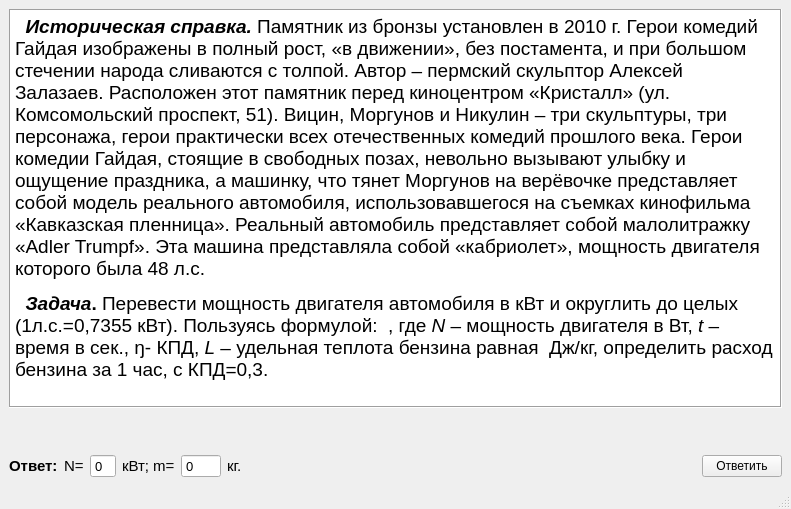
<?xml version="1.0" encoding="UTF-8"?>
<ui version="4.0">
 <class>MainWindow</class>
 <widget class="QMainWindow" name="MainWindow">
  <property name="geometry">
   <rect>
    <x>0</x>
    <y>0</y>
    <width>791</width>
    <height>509</height>
   </rect>
  </property>
  <property name="windowTitle">
   <string>Трус, Балбес и Бывалый</string>
  </property>
  <widget class="QWidget" name="centralwidget">
   <layout class="QVBoxLayout" name="verticalLayout">
    <item>
     <widget class="QTextBrowser" name="textBrowser">
      <property name="frameShape">
       <enum>QFrame::Box</enum>
      </property>
      <property name="html">
       <string>&lt;!DOCTYPE HTML PUBLIC &quot;-//W3C//DTD HTML 4.0//EN&quot; &quot;http://www.w3.org/TR/REC-html40/strict.dtd&quot;&gt;
&lt;html&gt;&lt;head&gt;&lt;meta name=&quot;qrichtext&quot; content=&quot;1&quot; /&gt;&lt;style type=&quot;text/css&quot;&gt;
p, li { white-space: pre-wrap; }
&lt;/style&gt;&lt;/head&gt;&lt;body style=&quot; font-family:'MS Shell Dlg 2'; font-size:8.25pt; font-weight:400; font-style:normal;&quot;&gt;
&lt;p style=&quot; margin-top:12px; margin-bottom:12px; margin-left:0px; margin-right:0px; -qt-block-indent:0; text-indent:0px;&quot;&gt;&lt;span style=&quot; font-family:'Times New Roman','serif'; font-size:14pt; font-weight:600; font-style:italic;&quot;&gt;  Историческая справка.&lt;/span&gt;&lt;span style=&quot; font-family:'Times New Roman','serif'; font-size:14pt;&quot;&gt; Памятник из бронзы установлен в 2010 г. Герои комедий Гайдая изображены в полный рост, «в движении», без постамента, и при большом стечении народа сливаются с толпой. Автор – пермский скульптор Алексей Залазаев. Расположен этот памятник перед киноцентром «Кристалл» (ул. Комсомольский проспект, 51). &lt;/span&gt;&lt;span style=&quot; font-family:'Times New Roman','serif'; font-size:14pt; color:#000000; background-color:#ffffff;&quot;&gt;Вицин, Моргунов и Никулин – три скульптуры, три персонажа, герои практически всех отечественных комедий прошлого века. Герои комедии Гайдая, стоящие в свободных позах, невольно вызывают улыбку и ощущение праздника, а машинку, что тянет Моргунов на верёвочке представляет собой модель реального автомобиля, использовавшегося на съемках кинофильма «Кавказская пленница». Реальный автомобиль представляет собой малолитражку «Adler Trumpf». Эта машина представляла собой «кабриолет», мощность двигателя которого была 48 л.с.&lt;/span&gt;&lt;span style=&quot; font-size:8pt;&quot;&gt; &lt;/span&gt;&lt;/p&gt;
&lt;p style=&quot; margin-top:12px; margin-bottom:12px; margin-left:0px; margin-right:0px; -qt-block-indent:0; text-indent:0px;&quot;&gt;&lt;span style=&quot; font-family:'Times New Roman','serif'; font-size:14pt; font-weight:600; font-style:italic;&quot;&gt;  Задача&lt;/span&gt;&lt;span style=&quot; font-family:'Times New Roman','serif'; font-size:14pt; font-weight:600;&quot;&gt;.&lt;/span&gt;&lt;span style=&quot; font-family:'Times New Roman','serif'; font-size:14pt;&quot;&gt; Перевести мощность двигателя автомобиля в кВт и округлить до целых (1л.с.=0,7355 кВт). Пользуясь формулой: &lt;/span&gt;&lt;a name=&quot;_x0000_t75&quot;&gt;&lt;/a&gt;&lt;span style=&quot; font-family:'Times New Roman','serif'; font-size:14pt;&quot;&gt; &lt;/span&gt;&lt;span style=&quot; font-family:'Times New Roman','serif'; font-size:14pt;&quot;&gt;, где &lt;/span&gt;&lt;span style=&quot; font-family:'Times New Roman','serif'; font-size:14pt; font-style:italic;&quot;&gt;N &lt;/span&gt;&lt;span style=&quot; font-family:'Times New Roman','serif'; font-size:14pt;&quot;&gt;– мощность двигателя в Вт, &lt;/span&gt;&lt;span style=&quot; font-family:'Times New Roman','serif'; font-size:14pt; font-style:italic;&quot;&gt;t &lt;/span&gt;&lt;span style=&quot; font-family:'Times New Roman','serif'; font-size:14pt;&quot;&gt;– время в сек., ŋ- КПД, &lt;/span&gt;&lt;span style=&quot; font-family:'Times New Roman','serif'; font-size:14pt; font-style:italic;&quot;&gt;L&lt;/span&gt;&lt;span style=&quot; font-family:'Times New Roman','serif'; font-size:14pt;&quot;&gt; – удельная теплота бензина равная &lt;/span&gt;&lt;a name=&quot;_x0000_i1025&quot;&gt;&lt;/a&gt;&lt;span style=&quot; font-family:'Times New Roman','serif'; font-size:14pt;&quot;&gt; &lt;/span&gt;&lt;span style=&quot; font-family:'Times New Roman','serif'; font-size:14pt;&quot;&gt;Дж/кг, определить расход бензина за 1 час, с КПД=0,3.&lt;/span&gt;&lt;span style=&quot; font-size:8pt;&quot;&gt; &lt;/span&gt;&lt;/p&gt;&lt;/body&gt;&lt;/html&gt;</string>
      </property>
     </widget>
    </item>
    <item>
     <spacer name="verticalSpacer">
      <property name="orientation">
       <enum>Qt::Vertical</enum>
      </property>
      <property name="sizeType">
       <enum>QSizePolicy::Minimum</enum>
      </property>
      <property name="sizeHint" stdset="0">
       <size>
        <width>20</width>
        <height>40</height>
       </size>
      </property>
     </spacer>
    </item>
    <item>
     <layout class="QHBoxLayout" name="horizontalLayout">
      <item>
       <widget class="QLabel" name="label">
        <property name="font">
         <font>
          <pointsize>11</pointsize>
          <weight>75</weight>
          <bold>true</bold>
         </font>
        </property>
        <property name="text">
         <string>Ответ:</string>
        </property>
       </widget>
      </item>
      <item>
       <widget class="QLabel" name="label_3">
        <property name="font">
         <font>
          <pointsize>11</pointsize>
         </font>
        </property>
        <property name="text">
         <string>N=</string>
        </property>
       </widget>
      </item>
      <item>
       <widget class="QSpinBox" name="spinBox">
        <property name="font">
         <font>
          <pointsize>10</pointsize>
          <weight>50</weight>
          <bold>false</bold>
         </font>
        </property>
        <property name="buttonSymbols">
         <enum>QAbstractSpinBox::NoButtons</enum>
        </property>
       </widget>
      </item>
      <item>
       <widget class="QLabel" name="label_2">
        <property name="font">
         <font>
          <pointsize>11</pointsize>
         </font>
        </property>
        <property name="text">
         <string>кВт; m=</string>
        </property>
       </widget>
      </item>
      <item>
       <widget class="QSpinBox" name="spinBox_1">
        <property name="font">
         <font>
          <pointsize>10</pointsize>
          <weight>50</weight>
          <bold>false</bold>
         </font>
        </property>
        <property name="buttonSymbols">
         <enum>QAbstractSpinBox::NoButtons</enum>
        </property>
        <property name="maximum">
         <number>9999</number>
        </property>
       </widget>
      </item>
      <item>
       <widget class="QLabel" name="label_4">
        <property name="font">
         <font>
          <pointsize>11</pointsize>
         </font>
        </property>
        <property name="text">
         <string>кг.</string>
        </property>
       </widget>
      </item>
      <item>
       <spacer name="horizontalSpacer">
        <property name="orientation">
         <enum>Qt::Horizontal</enum>
        </property>
        <property name="sizeHint" stdset="0">
         <size>
          <width>40</width>
          <height>20</height>
         </size>
        </property>
       </spacer>
      </item>
      <item>
       <widget class="QPushButton" name="answerButton">
        <property name="text">
         <string>Ответить</string>
        </property>
       </widget>
      </item>
     </layout>
    </item>
   </layout>
  </widget>
  <widget class="QMenuBar" name="menubar">
   <property name="geometry">
    <rect>
     <x>0</x>
     <y>0</y>
     <width>791</width>
     <height>21</height>
    </rect>
   </property>
  </widget>
  <widget class="QStatusBar" name="statusbar"/>
 </widget>
 <resources/>
 <connections/>
</ui>
